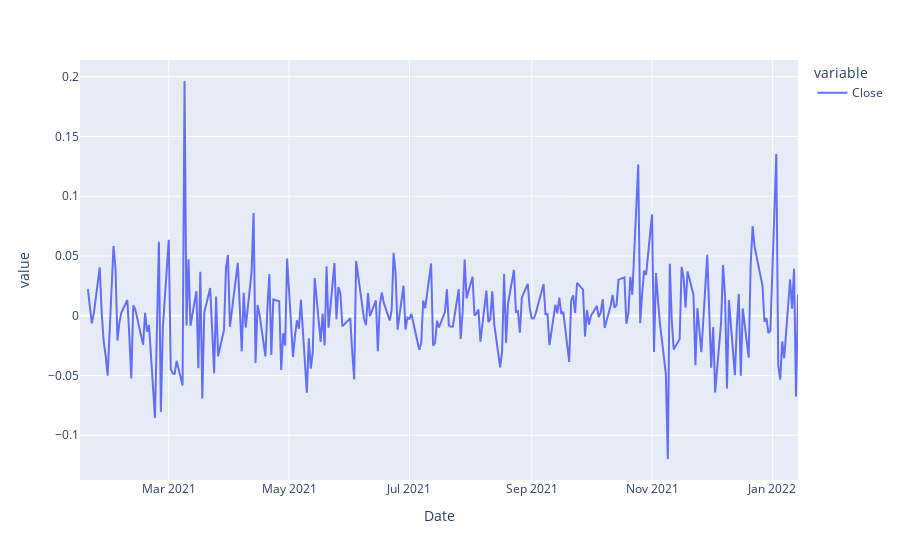

Write notebook code for a chart like this one.
### Code cell
px.line(x)

### Figure 1 — Plotly figure (JSON) as saved in the notebook; plotly's stock layout.template omitted (floating-point values rounded to 4 significant figures; data arrays with more than 128 entries replaced by an {"elided": "..."} marker saying what was removed)
{"data": [{"hovertemplate": "variable=Close<br>Date=%{x}<br>value=%{y}<extra></extra>", "legendgroup": "Close", "line": {"color": "#636efa", "dash": "solid"}, "marker": {"symbol": "circle"}, "mode": "lines", "name": "Close", "orientation": "v", "showlegend": true, "type": "scatter", "x": {"elided": "253 str values"}, "xaxis": "x", "y": {"elided": "253 float values"}, "yaxis": "y"}], "layout": {"legend": {"title": {"text": "variable"}, "tracegroupgap": 0}, "margin": {"t": 60}, "xaxis": {"anchor": "y", "domain": [0, 1], "title": {"text": "Date"}}, "yaxis": {"anchor": "x", "domain": [0, 1], "title": {"text": "value"}}}}
